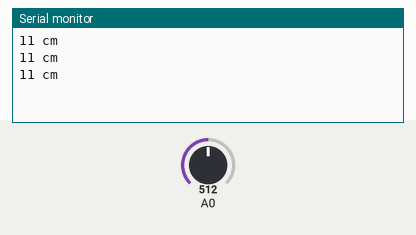
This sketch was run on a simulated Arduino Uno, built with avr-gcc and run on an emulated ATmega328P. On the bench: the last lines printed to the serial monitor. The test bench sets the inputs (shaded band); at power-on: A0 = 512.

Above: at 1.3 s.
1.4 s: A0 set to 716
At 1.9 s:
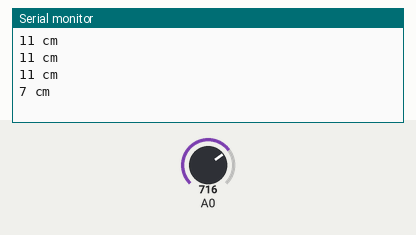
2.9 s: A0 set to 900
At 3.4 s:
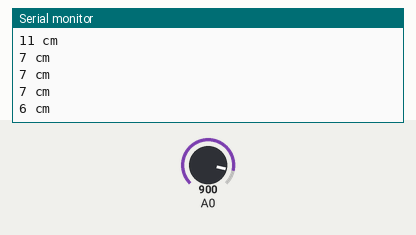
Timing chart, 0 to 5.9 s (numbered marks = the images above; inputs shaded):
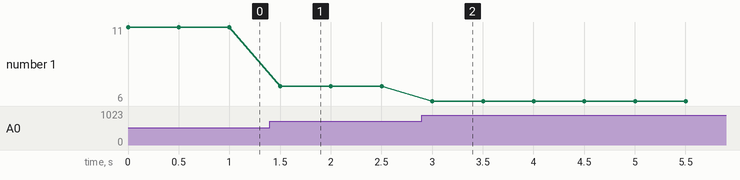

The sketch:

LAB_8_Infrared_Sensor_Spec.-1.ino
```cpp
int distance = 0;

void setup() {
  Serial.begin(9600);
}

void loop() {
  int volt = map(analogRead(A0), 0, 1023, 0, 5000);
  distance = (27.61 / (volt - 0.1696)) * 1000;

  Serial.print(distance);
  Serial.println(" cm");
  delay(500);
}
```

Measured:
- after the input at 1.4 s, the serial monitor: prints a new line after 0.10 s (image 1)
- after the input at 2.9 s, the serial monitor: prints a new line after 0.10 s (image 2)
- plotted number 1: 11 → 7 after the input at 1.4 s, 7 → 6 after the input at 2.9 s
